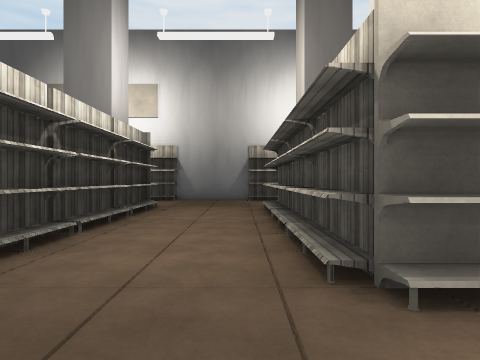
[1] (above)

17 first-person views from a walk through a scene from a Unity 3-D project. The camera is 1.4 m above the floor, looks level and sees 75° across. The floor is counted in squares, 2 m on a side. Each view is taken from the middle of a square. On the plan, view 1 faces up. The plan holds only what a view shows up to about 10 squares ahead; the rest is blank. The place goes on beyond the plan. The player is left out. Some surface patterns are stand-ins.

[2]
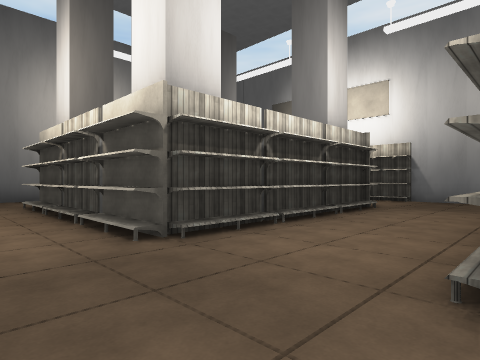

[3]
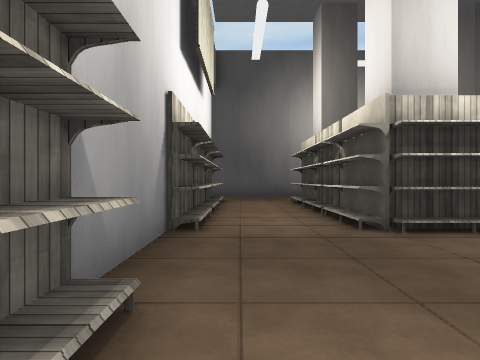

[4]
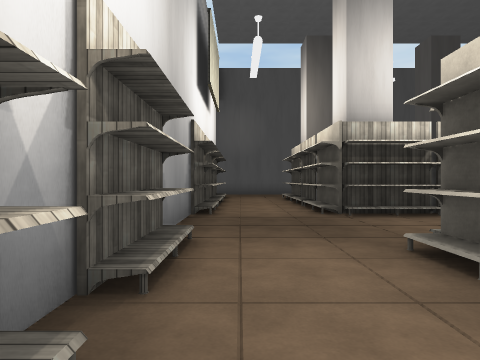

[5]
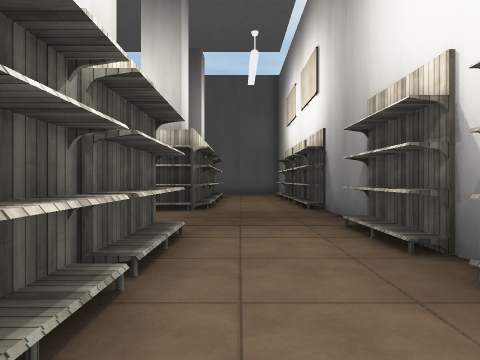

[6]
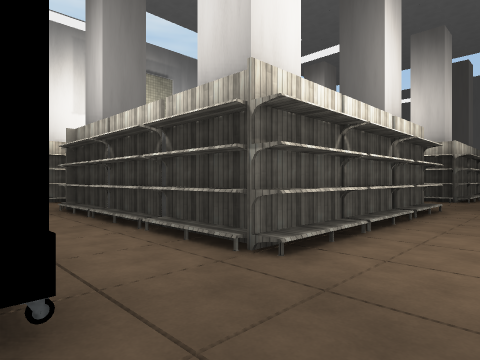

[7]
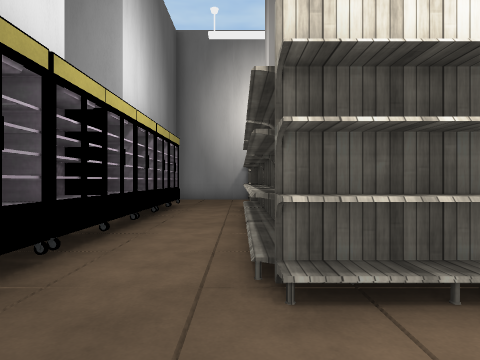

[8]
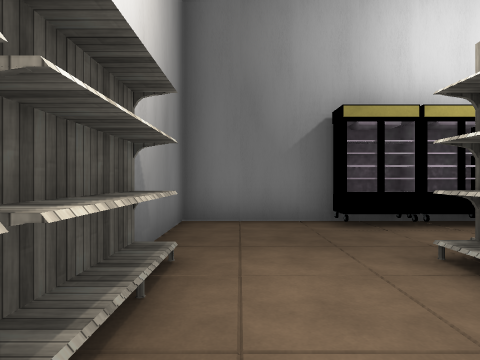

[9]
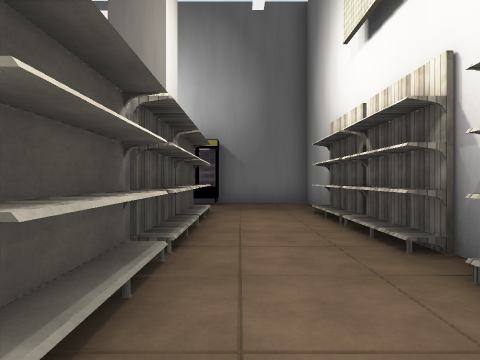

[10]
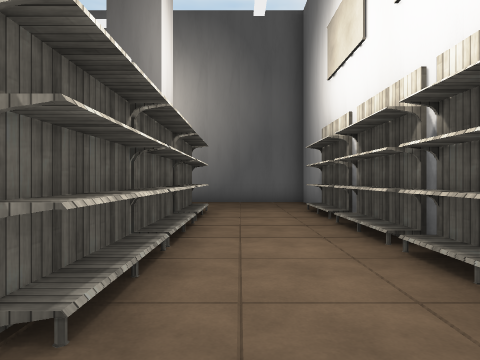

[11]
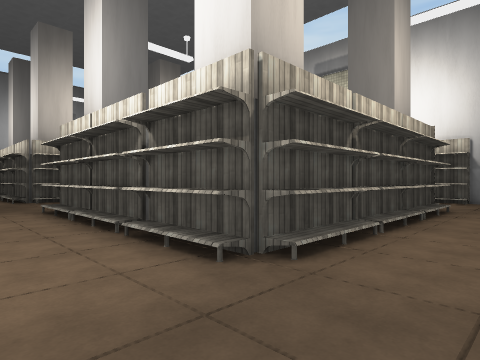

[12]
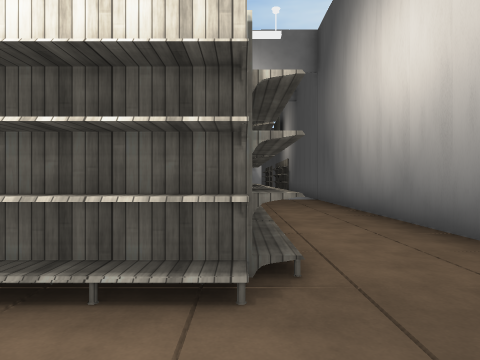

[13]
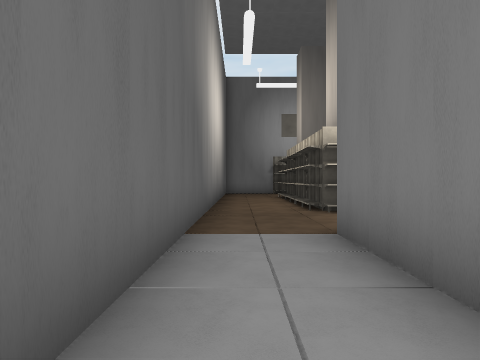

[14]
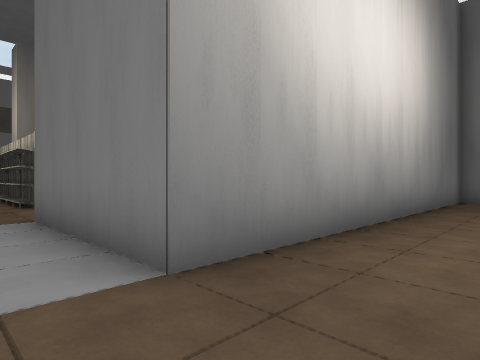

[15]
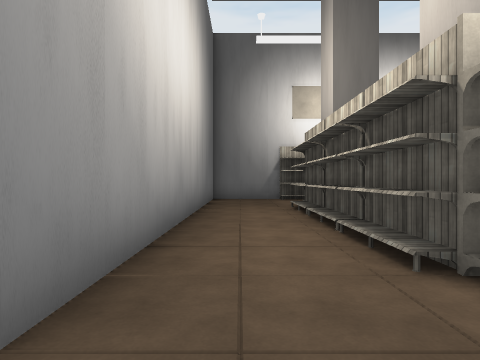

[16]
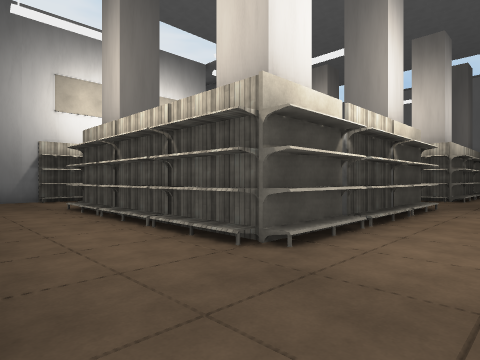

[17]
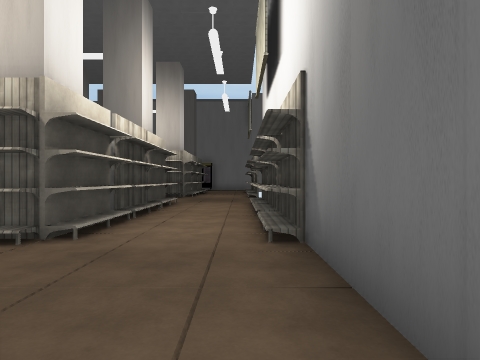

### Floor plan
Key: @ floor where view 1 was taken; # wall or solid block; . floor; S shelf; O other object.
Columns run from 11 left of view 1 to 10 right of it. Each row starts with its distance up from view 1.
 11 ####S#S#S###S##S#S####
 10 #....................#
  9 #....................#
  8 #..#S#S#S...#S#S#S..O
  7 #..S   ##S..S   ##S.O
  6 #..#    #S..#    #S.O
  5 #..S    #S..S    #S.O
  4 #..#    #...#    #..O
  3 #..S   ##S..S   ##S.O
  2 #..#O#S#O...#O#S#O..O
  1 #....................#
  0 #..........@.........#
 -1 #..#S#S#S###S##S#S####
 -2 #..#
 -3 #..#
 -4 #..#
 -5 #..##########
 -6 #...........
 -7 #...S.S.S....#
 -8 S..O######..S
 -9 S..O
-10 S..S
-11 S..S
-12 S..O
-13 S..O
-14  ...
-15   ..
-16    .
-17    OS
-18    O

Positions as (right, up) in squares from view 1, and headings:
1: (0, 0), facing up
2: (1, 0), facing up-left
3: (2, 0), facing left
4: (4, 0), facing left
5: (5, 9), facing left
6: (9, 10), facing down-left
7: (7, 10), facing down
8: (4, 10), facing right
9: (0, 1), facing right
10: (-1, 9), facing left
11: (-10, 10), facing down-right
12: (-8, 10), facing down
13: (-10, -5), facing up
14: (-10, -7), facing up-right
15: (-10, -6), facing right
16: (-10, -5), facing down-right
17: (-10, -4), facing down
